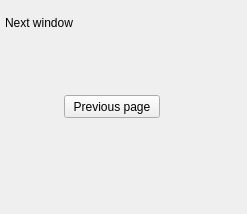
<?xml version="1.0" encoding="UTF-8"?>
<ui version="4.0">
 <class>MainWindow</class>
 <widget class="QMainWindow" name="MainWindow">
  <property name="geometry">
   <rect>
    <x>0</x>
    <y>0</y>
    <width>247</width>
    <height>214</height>
   </rect>
  </property>
  <property name="windowTitle">
   <string>MainWindow</string>
  </property>
  <widget class="QWidget" name="centralwidget">
   <widget class="QPushButton" name="pushButton">
    <property name="geometry">
     <rect>
      <x>64</x>
      <y>95</y>
      <width>96</width>
      <height>23</height>
     </rect>
    </property>
    <property name="text">
     <string>Previous page</string>
    </property>
   </widget>
   <widget class="QLabel" name="label">
    <property name="geometry">
     <rect>
      <x>5</x>
      <y>15</y>
      <width>111</width>
      <height>16</height>
     </rect>
    </property>
    <property name="text">
     <string>Next window</string>
    </property>
   </widget>
  </widget>
 </widget>
 <resources/>
 <connections/>
</ui>
